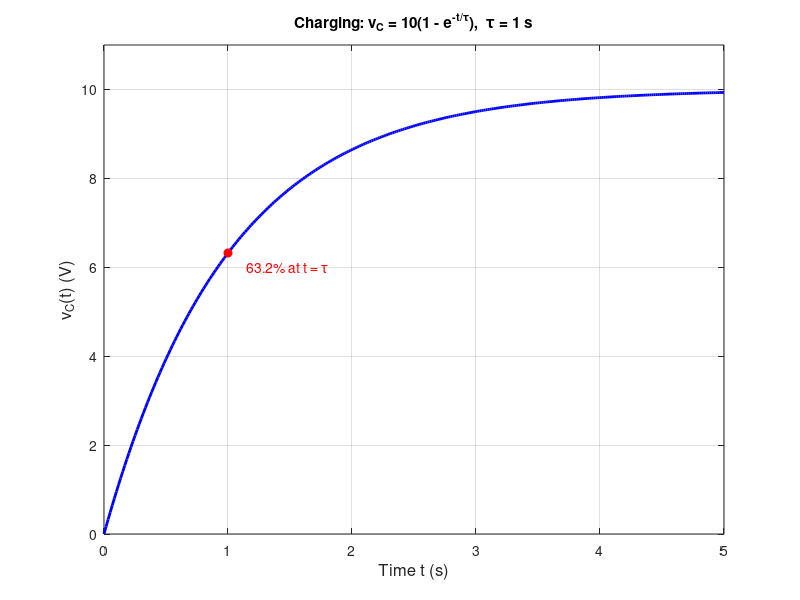

The MATLAB script that drew this image:
% Day 035 · Formatting a Plot: Labels, Title, Text, Legend, Axis and Grid — A fully labelled plot
% Run: open this file in MATLAB and press Run (or type example_1 in the Command Window)

t = linspace(0, 5, 300);
tau = 1;
v = 10 * (1 - exp(-t/tau));
plot(t, v, 'b', 'LineWidth', 2)
xlabel('Time t (s)', 'FontSize', 12)
ylabel('v_C(t) (V)', 'FontSize', 12)
title('Charging: v_C = 10(1 - e^{-t/\tau}),  \tau = 1 s')
axis([0 5 0 11])
grid on
hold on
plot(tau, 10*(1 - exp(-1)), 'ro', 'MarkerFaceColor', 'r')
text(tau + 0.15, 6.0, '63.2% at t = \tau', 'Color', 'r')
hold off
